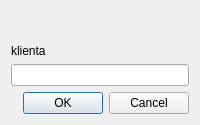
<?xml version="1.0" encoding="UTF-8"?>
<ui version="4.0">
 <class>AddEditClientDialog</class>
 <widget class="QDialog" name="AddEditClientDialog">
  <property name="geometry">
   <rect>
    <x>0</x>
    <y>0</y>
    <width>200</width>
    <height>125</height>
   </rect>
  </property>
  <property name="windowTitle">
   <string>Dialog</string>
  </property>
  <layout class="QVBoxLayout" name="verticalLayout_2">
   <item>
    <layout class="QVBoxLayout" name="verticalLayout">
     <item>
      <spacer name="verticalSpacer">
       <property name="orientation">
        <enum>Qt::Vertical</enum>
       </property>
       <property name="sizeHint" stdset="0">
        <size>
         <width>20</width>
         <height>40</height>
        </size>
       </property>
      </spacer>
     </item>
     <item>
      <widget class="QLabel" name="label">
       <property name="text">
        <string>klienta</string>
       </property>
      </widget>
     </item>
     <item>
      <widget class="QLineEdit" name="lineEdit"/>
     </item>
    </layout>
   </item>
   <item>
    <widget class="QDialogButtonBox" name="buttonBox">
     <property name="orientation">
      <enum>Qt::Horizontal</enum>
     </property>
     <property name="standardButtons">
      <set>QDialogButtonBox::Cancel|QDialogButtonBox::Ok</set>
     </property>
    </widget>
   </item>
  </layout>
 </widget>
 <resources/>
 <connections>
  <connection>
   <sender>buttonBox</sender>
   <signal>accepted()</signal>
   <receiver>AddEditClientDialog</receiver>
   <slot>accept()</slot>
   <hints>
    <hint type="sourcelabel">
     <x>248</x>
     <y>254</y>
    </hint>
    <hint type="destinationlabel">
     <x>157</x>
     <y>274</y>
    </hint>
   </hints>
  </connection>
  <connection>
   <sender>buttonBox</sender>
   <signal>rejected()</signal>
   <receiver>AddEditClientDialog</receiver>
   <slot>reject()</slot>
   <hints>
    <hint type="sourcelabel">
     <x>316</x>
     <y>260</y>
    </hint>
    <hint type="destinationlabel">
     <x>286</x>
     <y>274</y>
    </hint>
   </hints>
  </connection>
 </connections>
</ui>
